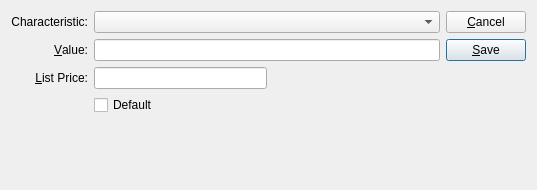
<ui version="4.0" >
 <author></author>
 <comment>This file is part of the xTuple ERP: PostBooks Edition, a free and
open source Enterprise Resource Planning software suite,
Copyright (c) 1999-2010 by OpenMFG LLC, d/b/a xTuple.
It is licensed to you under the Common Public Attribution License
version 1.0, the full text of which (including xTuple-specific Exhibits)
is available at www.xtuple.com/CPAL.  By using this software, you agree
to be bound by its terms.</comment>
 <class>characteristicAssignment</class>
 <widget class="QDialog" name="characteristicAssignment" >
  <property name="geometry" >
   <rect>
    <x>0</x>
    <y>0</y>
    <width>537</width>
    <height>190</height>
   </rect>
  </property>
  <property name="windowTitle" >
   <string>Item Characteristic</string>
  </property>
  <layout class="QGridLayout" >
   <item row="0" column="0" >
    <layout class="QVBoxLayout" >
     <property name="spacing" >
      <number>0</number>
     </property>
     <item>
      <layout class="QGridLayout" >
       <item row="1" column="1" >
        <widget class="XLineEdit" name="_value" />
       </item>
       <item row="0" column="0" >
        <widget class="QLabel" name="_characteristicLit" >
         <property name="text" >
          <string>Characteristic:</string>
         </property>
         <property name="alignment" >
          <set>Qt::AlignRight|Qt::AlignTrailing|Qt::AlignVCenter</set>
         </property>
         <property name="buddy" >
          <cstring>_char</cstring>
         </property>
        </widget>
       </item>
       <item row="3" column="1" >
        <widget class="QCheckBox" name="_default" >
         <property name="text" >
          <string>Default</string>
         </property>
        </widget>
       </item>
       <item row="1" column="0" >
        <widget class="QLabel" name="_valueLit" >
         <property name="text" >
          <string>&amp;Value:</string>
         </property>
         <property name="alignment" >
          <set>Qt::AlignRight|Qt::AlignTrailing|Qt::AlignVCenter</set>
         </property>
         <property name="buddy" >
          <cstring>_value</cstring>
         </property>
        </widget>
       </item>
       <item row="0" column="1" >
        <widget class="XComboBox" name="_char" />
       </item>
       <item row="2" column="0" >
        <widget class="QLabel" name="_listpriceLit" >
         <property name="text" >
          <string>&amp;List Price:</string>
         </property>
         <property name="alignment" >
          <set>Qt::AlignRight|Qt::AlignTrailing|Qt::AlignVCenter</set>
         </property>
         <property name="buddy" >
          <cstring>_value</cstring>
         </property>
        </widget>
       </item>
       <item row="2" column="1" >
        <layout class="QHBoxLayout" >
         <item>
          <widget class="XLineEdit" name="_listprice" />
         </item>
         <item>
          <spacer>
           <property name="orientation" >
            <enum>Qt::Horizontal</enum>
           </property>
           <property name="sizeHint" stdset="0" >
            <size>
             <width>40</width>
             <height>0</height>
            </size>
           </property>
          </spacer>
         </item>
        </layout>
       </item>
      </layout>
     </item>
     <item>
      <spacer>
       <property name="orientation" >
        <enum>Qt::Vertical</enum>
       </property>
       <property name="sizeType" >
        <enum>QSizePolicy::Expanding</enum>
       </property>
       <property name="sizeHint" stdset="0" >
        <size>
         <width>332</width>
         <height>0</height>
        </size>
       </property>
      </spacer>
     </item>
    </layout>
   </item>
   <item row="0" column="1" >
    <layout class="QVBoxLayout" >
     <item>
      <widget class="QPushButton" name="_close" >
       <property name="text" >
        <string>&amp;Cancel</string>
       </property>
      </widget>
     </item>
     <item>
      <widget class="QPushButton" name="_save" >
       <property name="text" >
        <string>&amp;Save</string>
       </property>
       <property name="autoDefault" >
        <bool>true</bool>
       </property>
       <property name="default" >
        <bool>true</bool>
       </property>
      </widget>
     </item>
     <item>
      <spacer>
       <property name="orientation" >
        <enum>Qt::Vertical</enum>
       </property>
       <property name="sizeType" >
        <enum>QSizePolicy::Expanding</enum>
       </property>
       <property name="sizeHint" stdset="0" >
        <size>
         <width>77</width>
         <height>0</height>
        </size>
       </property>
      </spacer>
     </item>
    </layout>
   </item>
  </layout>
 </widget>
 <layoutdefault spacing="6" margin="11" />
 <pixmapfunction>qPixmapFromMimeSource</pixmapfunction>
 <customwidgets>
  <customwidget>
   <class>XComboBox</class>
   <extends>QComboBox</extends>
   <header>xcombobox.h</header>
  </customwidget>
  <customwidget>
   <class>XLineEdit</class>
   <extends>QLineEdit</extends>
   <header>xlineedit.h</header>
  </customwidget>
 </customwidgets>
 <tabstops>
  <tabstop>_char</tabstop>
  <tabstop>_value</tabstop>
  <tabstop>_listprice</tabstop>
  <tabstop>_default</tabstop>
  <tabstop>_save</tabstop>
  <tabstop>_close</tabstop>
 </tabstops>
 <resources/>
 <connections>
  <connection>
   <sender>_close</sender>
   <signal>clicked()</signal>
   <receiver>characteristicAssignment</receiver>
   <slot>reject()</slot>
   <hints>
    <hint type="sourcelabel" >
     <x>370</x>
     <y>30</y>
    </hint>
    <hint type="destinationlabel" >
     <x>20</x>
     <y>20</y>
    </hint>
   </hints>
  </connection>
 </connections>
</ui>
